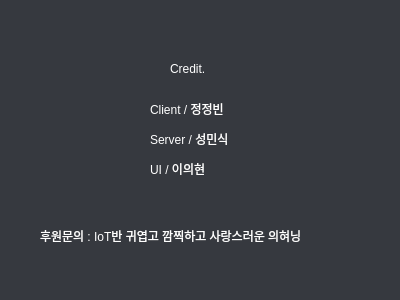
<?xml version="1.0" encoding="UTF-8"?>
<ui version="4.0">
 <class>Dialog</class>
 <widget class="QDialog" name="Dialog">
  <property name="geometry">
   <rect>
    <x>0</x>
    <y>0</y>
    <width>400</width>
    <height>300</height>
   </rect>
  </property>
  <property name="windowTitle">
   <string>Credit</string>
  </property>
  <property name="styleSheet">
   <string notr="true">background-color:#36393f;</string>
  </property>
  <widget class="QLabel" name="label">
   <property name="geometry">
    <rect>
     <x>170</x>
     <y>60</y>
     <width>91</width>
     <height>17</height>
    </rect>
   </property>
   <property name="styleSheet">
    <string notr="true">color:#FFF;</string>
   </property>
   <property name="text">
    <string>Credit.</string>
   </property>
  </widget>
  <widget class="QLabel" name="label_2">
   <property name="geometry">
    <rect>
     <x>150</x>
     <y>100</y>
     <width>101</width>
     <height>17</height>
    </rect>
   </property>
   <property name="styleSheet">
    <string notr="true">color:#FFF;</string>
   </property>
   <property name="text">
    <string>Client / 정정빈</string>
   </property>
  </widget>
  <widget class="QLabel" name="label_3">
   <property name="geometry">
    <rect>
     <x>150</x>
     <y>130</y>
     <width>101</width>
     <height>17</height>
    </rect>
   </property>
   <property name="styleSheet">
    <string notr="true">color:#FFF;</string>
   </property>
   <property name="text">
    <string>Server / 성민식</string>
   </property>
  </widget>
  <widget class="QLabel" name="label_4">
   <property name="geometry">
    <rect>
     <x>150</x>
     <y>160</y>
     <width>101</width>
     <height>17</height>
    </rect>
   </property>
   <property name="styleSheet">
    <string notr="true">color:#FFF;</string>
   </property>
   <property name="text">
    <string>UI / 이의현</string>
   </property>
  </widget>
  <widget class="QLabel" name="label_5">
   <property name="geometry">
    <rect>
     <x>40</x>
     <y>190</y>
     <width>351</width>
     <height>91</height>
    </rect>
   </property>
   <property name="styleSheet">
    <string notr="true">color:#FFF;</string>
   </property>
   <property name="text">
    <string>후원문의 : IoT반 귀엽고 깜찍하고 사랑스러운 의혀닝</string>
   </property>
  </widget>
 </widget>
 <resources/>
 <connections/>
</ui>
